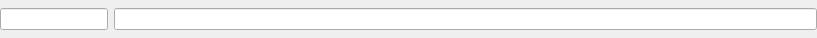
<?xml version="1.0" encoding="UTF-8"?>
<ui version="4.0">
 <class>lableLineEdit</class>
 <widget class="QWidget" name="lableLineEdit">
  <property name="geometry">
   <rect>
    <x>0</x>
    <y>0</y>
    <width>817</width>
    <height>38</height>
   </rect>
  </property>
  <property name="windowTitle">
   <string>Form</string>
  </property>
  <layout class="QHBoxLayout" name="horizontalLayout">
   <property name="spacing">
    <number>6</number>
   </property>
   <property name="leftMargin">
    <number>0</number>
   </property>
   <property name="topMargin">
    <number>0</number>
   </property>
   <property name="rightMargin">
    <number>0</number>
   </property>
   <property name="bottomMargin">
    <number>0</number>
   </property>
   <item>
    <widget class="QLineEdit" name="label">
     <property name="sizePolicy">
      <sizepolicy hsizetype="Preferred" vsizetype="Fixed">
       <horstretch>0</horstretch>
       <verstretch>0</verstretch>
      </sizepolicy>
     </property>
    </widget>
   </item>
   <item>
    <widget class="QLineEdit" name="lineEdit"/>
   </item>
  </layout>
 </widget>
 <resources/>
 <connections/>
</ui>
